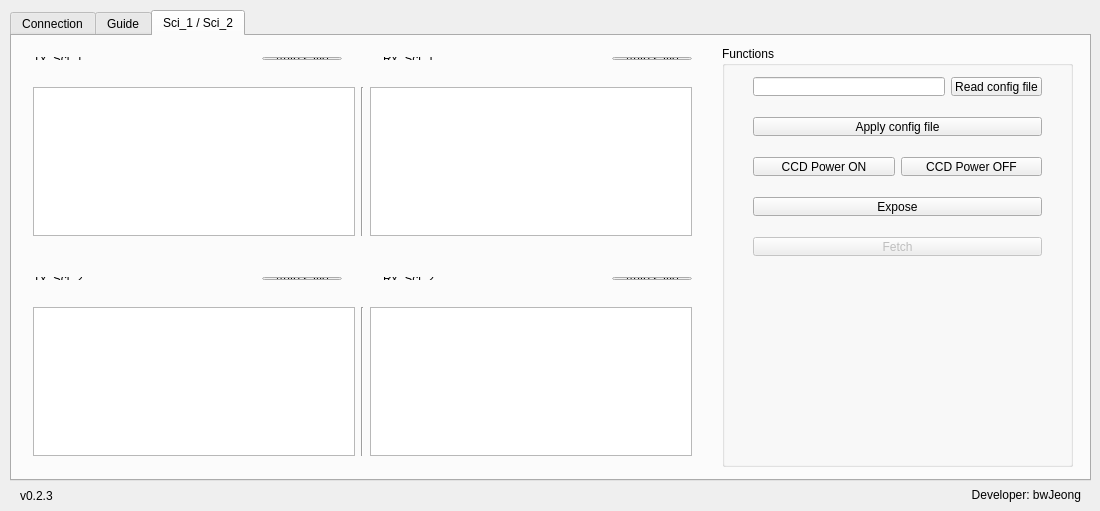
<?xml version="1.0" encoding="UTF-8"?>
<ui version="4.0">
 <class>MainWindow</class>
 <widget class="QMainWindow" name="MainWindow">
  <property name="geometry">
   <rect>
    <x>0</x>
    <y>0</y>
    <width>1100</width>
    <height>511</height>
   </rect>
  </property>
  <property name="windowTitle">
   <string>Archon Control Driver</string>
  </property>
  <widget class="QWidget" name="centralWidget">
   <widget class="QTabWidget" name="tabWidget">
    <property name="enabled">
     <bool>true</bool>
    </property>
    <property name="geometry">
     <rect>
      <x>10</x>
      <y>10</y>
      <width>1081</width>
      <height>471</height>
     </rect>
    </property>
    <property name="tabPosition">
     <enum>QTabWidget::North</enum>
    </property>
    <property name="tabShape">
     <enum>QTabWidget::Rounded</enum>
    </property>
    <property name="currentIndex">
     <number>2</number>
    </property>
    <property name="elideMode">
     <enum>Qt::ElideNone</enum>
    </property>
    <property name="documentMode">
     <bool>false</bool>
    </property>
    <property name="tabsClosable">
     <bool>false</bool>
    </property>
    <property name="movable">
     <bool>false</bool>
    </property>
    <widget class="QWidget" name="tabConnection">
     <attribute name="title">
      <string>Connection</string>
     </attribute>
     <widget class="QGroupBox" name="groupBox">
      <property name="geometry">
       <rect>
        <x>20</x>
        <y>20</y>
        <width>511</width>
        <height>71</height>
       </rect>
      </property>
      <property name="font">
       <font>
        <weight>50</weight>
        <bold>false</bold>
       </font>
      </property>
      <property name="styleSheet">
       <string notr="true"/>
      </property>
      <property name="title">
       <string>Guide</string>
      </property>
      <property name="flat">
       <bool>false</bool>
      </property>
      <property name="checkable">
       <bool>false</bool>
      </property>
      <layout class="QGridLayout" name="gridLayout_2">
       <item row="0" column="0">
        <layout class="QHBoxLayout" name="horizontalLayout">
         <item>
          <widget class="QLabel" name="label_4">
           <property name="text">
            <string>IP Addr:</string>
           </property>
          </widget>
         </item>
         <item>
          <widget class="QLineEdit" name="leIpAddr_1">
           <property name="inputMask">
            <string/>
           </property>
           <property name="text">
            <string>10.0.0.2</string>
           </property>
          </widget>
         </item>
         <item>
          <spacer name="horizontalSpacer">
           <property name="orientation">
            <enum>Qt::Horizontal</enum>
           </property>
           <property name="sizeHint" stdset="0">
            <size>
             <width>40</width>
             <height>20</height>
            </size>
           </property>
          </spacer>
         </item>
         <item>
          <widget class="QLabel" name="label_7">
           <property name="text">
            <string>Port number:</string>
           </property>
          </widget>
         </item>
         <item>
          <widget class="QLineEdit" name="lePortNumber_1">
           <property name="text">
            <string>4242</string>
           </property>
          </widget>
         </item>
         <item>
          <spacer name="horizontalSpacer_2">
           <property name="orientation">
            <enum>Qt::Horizontal</enum>
           </property>
           <property name="sizeHint" stdset="0">
            <size>
             <width>40</width>
             <height>20</height>
            </size>
           </property>
          </spacer>
         </item>
         <item>
          <widget class="QPushButton" name="btnTgConnection_1">
           <property name="text">
            <string>Connect</string>
           </property>
           <property name="checkable">
            <bool>true</bool>
           </property>
          </widget>
         </item>
        </layout>
       </item>
      </layout>
     </widget>
     <widget class="QGroupBox" name="groupBox_2">
      <property name="geometry">
       <rect>
        <x>20</x>
        <y>110</y>
        <width>511</width>
        <height>111</height>
       </rect>
      </property>
      <property name="title">
       <string>Sci_1 / Sci_2</string>
      </property>
      <property name="flat">
       <bool>false</bool>
      </property>
      <layout class="QGridLayout" name="gridLayout_3">
       <item row="0" column="0">
        <layout class="QGridLayout" name="gridLayout">
         <item row="0" column="1">
          <widget class="QLineEdit" name="leIpAddr_2">
           <property name="inputMask">
            <string/>
           </property>
           <property name="text">
            <string>10.0.0.12</string>
           </property>
          </widget>
         </item>
         <item row="1" column="3">
          <widget class="QLabel" name="label_9">
           <property name="text">
            <string>Port number:</string>
           </property>
          </widget>
         </item>
         <item row="1" column="5">
          <spacer name="horizontalSpacer_6">
           <property name="orientation">
            <enum>Qt::Horizontal</enum>
           </property>
           <property name="sizeHint" stdset="0">
            <size>
             <width>40</width>
             <height>20</height>
            </size>
           </property>
          </spacer>
         </item>
         <item row="1" column="1">
          <widget class="QLineEdit" name="leIpAddr_3">
           <property name="inputMask">
            <string/>
           </property>
           <property name="text">
            <string>10.0.0.13</string>
           </property>
          </widget>
         </item>
         <item row="0" column="4">
          <widget class="QLineEdit" name="lePortNumber_2">
           <property name="text">
            <string>4242</string>
           </property>
          </widget>
         </item>
         <item row="0" column="2">
          <spacer name="horizontalSpacer_3">
           <property name="orientation">
            <enum>Qt::Horizontal</enum>
           </property>
           <property name="sizeHint" stdset="0">
            <size>
             <width>40</width>
             <height>20</height>
            </size>
           </property>
          </spacer>
         </item>
         <item row="0" column="3">
          <widget class="QLabel" name="label_8">
           <property name="text">
            <string>Port number:</string>
           </property>
          </widget>
         </item>
         <item row="0" column="6" rowspan="2">
          <widget class="QPushButton" name="btnTgConnection_2">
           <property name="text">
            <string>Connect</string>
           </property>
           <property name="checkable">
            <bool>true</bool>
           </property>
          </widget>
         </item>
         <item row="0" column="0">
          <widget class="QLabel" name="label_5">
           <property name="text">
            <string>IP Addr:</string>
           </property>
          </widget>
         </item>
         <item row="0" column="5">
          <spacer name="horizontalSpacer_4">
           <property name="orientation">
            <enum>Qt::Horizontal</enum>
           </property>
           <property name="sizeHint" stdset="0">
            <size>
             <width>40</width>
             <height>20</height>
            </size>
           </property>
          </spacer>
         </item>
         <item row="1" column="0">
          <widget class="QLabel" name="label_6">
           <property name="text">
            <string>IP Addr:</string>
           </property>
          </widget>
         </item>
         <item row="1" column="2">
          <spacer name="horizontalSpacer_5">
           <property name="orientation">
            <enum>Qt::Horizontal</enum>
           </property>
           <property name="sizeHint" stdset="0">
            <size>
             <width>40</width>
             <height>20</height>
            </size>
           </property>
          </spacer>
         </item>
         <item row="1" column="4">
          <widget class="QLineEdit" name="lePortNumber_3">
           <property name="text">
            <string>4242</string>
           </property>
          </widget>
         </item>
        </layout>
       </item>
      </layout>
     </widget>
    </widget>
    <widget class="QWidget" name="tabArchonController1">
     <attribute name="title">
      <string>Guide</string>
     </attribute>
     <widget class="QWidget" name="horizontalLayoutWidget_2">
      <property name="geometry">
       <rect>
        <x>10</x>
        <y>40</y>
        <width>681</width>
        <height>391</height>
       </rect>
      </property>
      <layout class="QHBoxLayout" name="horizontalLayout_4">
       <item>
        <widget class="QListWidget" name="lwTx_1"/>
       </item>
       <item>
        <widget class="Line" name="line">
         <property name="orientation">
          <enum>Qt::Vertical</enum>
         </property>
        </widget>
       </item>
       <item>
        <widget class="QListWidget" name="lwRx_1"/>
       </item>
      </layout>
     </widget>
     <widget class="QGroupBox" name="groupBox_4">
      <property name="geometry">
       <rect>
        <x>710</x>
        <y>10</y>
        <width>351</width>
        <height>421</height>
       </rect>
      </property>
      <property name="title">
       <string>Functions</string>
      </property>
      <widget class="QWidget" name="horizontalLayoutWidget_3">
       <property name="geometry">
        <rect>
         <x>20</x>
         <y>20</y>
         <width>311</width>
         <height>41</height>
        </rect>
       </property>
       <layout class="QHBoxLayout" name="horizontalLayout_5">
        <item>
         <widget class="QLineEdit" name="leConfigFilePath_1">
          <property name="readOnly">
           <bool>true</bool>
          </property>
         </widget>
        </item>
        <item>
         <widget class="QPushButton" name="btnReadConfig_1">
          <property name="text">
           <string>Read config file</string>
          </property>
         </widget>
        </item>
       </layout>
      </widget>
      <widget class="QWidget" name="horizontalLayoutWidget_4">
       <property name="geometry">
        <rect>
         <x>20</x>
         <y>60</y>
         <width>311</width>
         <height>41</height>
        </rect>
       </property>
       <layout class="QHBoxLayout" name="horizontalLayout_6">
        <item>
         <widget class="QPushButton" name="btnApplyConfig_1">
          <property name="text">
           <string>Apply config file</string>
          </property>
         </widget>
        </item>
       </layout>
      </widget>
      <widget class="QWidget" name="horizontalLayoutWidget_5">
       <property name="geometry">
        <rect>
         <x>20</x>
         <y>140</y>
         <width>311</width>
         <height>41</height>
        </rect>
       </property>
       <layout class="QHBoxLayout" name="horizontalLayout_7">
        <item>
         <widget class="QPushButton" name="btnExpose_1">
          <property name="text">
           <string>Expose</string>
          </property>
         </widget>
        </item>
       </layout>
      </widget>
      <widget class="QWidget" name="horizontalLayoutWidget_6">
       <property name="geometry">
        <rect>
         <x>20</x>
         <y>180</y>
         <width>311</width>
         <height>41</height>
        </rect>
       </property>
       <layout class="QHBoxLayout" name="horizontalLayout_8">
        <item>
         <widget class="QPushButton" name="btnFetch_1">
          <property name="enabled">
           <bool>false</bool>
          </property>
          <property name="text">
           <string>Fetch</string>
          </property>
         </widget>
        </item>
       </layout>
      </widget>
      <widget class="QWidget" name="horizontalLayoutWidget_8">
       <property name="geometry">
        <rect>
         <x>20</x>
         <y>100</y>
         <width>311</width>
         <height>41</height>
        </rect>
       </property>
       <layout class="QHBoxLayout" name="horizontalLayout_10">
        <item>
         <widget class="QPushButton" name="btnCcdPwrOn_1">
          <property name="text">
           <string>CCD Power ON</string>
          </property>
         </widget>
        </item>
        <item>
         <widget class="QPushButton" name="btnCcdPwrOff_1">
          <property name="text">
           <string>CCD Power OFF</string>
          </property>
         </widget>
        </item>
       </layout>
      </widget>
     </widget>
     <widget class="QWidget" name="horizontalLayoutWidget">
      <property name="geometry">
       <rect>
        <x>10</x>
        <y>10</y>
        <width>331</width>
        <height>25</height>
       </rect>
      </property>
      <layout class="QHBoxLayout" name="horizontalLayout_19">
       <item>
        <widget class="QLabel" name="label">
         <property name="font">
          <font>
           <weight>50</weight>
           <bold>false</bold>
          </font>
         </property>
         <property name="text">
          <string>Tx. Guide</string>
         </property>
        </widget>
       </item>
       <item>
        <spacer name="horizontalSpacer_7">
         <property name="orientation">
          <enum>Qt::Horizontal</enum>
         </property>
         <property name="sizeHint" stdset="0">
          <size>
           <width>40</width>
           <height>20</height>
          </size>
         </property>
        </spacer>
       </item>
       <item>
        <widget class="QPushButton" name="btnTgTxLogAutoSave_1">
         <property name="text">
          <string>Auto save</string>
         </property>
         <property name="checkable">
          <bool>true</bool>
         </property>
        </widget>
       </item>
      </layout>
     </widget>
     <widget class="QWidget" name="horizontalLayoutWidget_17">
      <property name="geometry">
       <rect>
        <x>360</x>
        <y>10</y>
        <width>331</width>
        <height>25</height>
       </rect>
      </property>
      <layout class="QHBoxLayout" name="horizontalLayout_20">
       <item>
        <widget class="QLabel" name="label_20">
         <property name="enabled">
          <bool>true</bool>
         </property>
         <property name="font">
          <font>
           <weight>50</weight>
           <bold>false</bold>
          </font>
         </property>
         <property name="text">
          <string>Rx. Guide</string>
         </property>
        </widget>
       </item>
       <item>
        <spacer name="horizontalSpacer_8">
         <property name="orientation">
          <enum>Qt::Horizontal</enum>
         </property>
         <property name="sizeHint" stdset="0">
          <size>
           <width>40</width>
           <height>20</height>
          </size>
         </property>
        </spacer>
       </item>
       <item>
        <widget class="QPushButton" name="btnTgRxLogAutoSave_1">
         <property name="text">
          <string>Auto save</string>
         </property>
         <property name="checkable">
          <bool>true</bool>
         </property>
        </widget>
       </item>
      </layout>
     </widget>
    </widget>
    <widget class="QWidget" name="tabArchonController2">
     <attribute name="title">
      <string>Sci_1 / Sci_2</string>
     </attribute>
     <widget class="QGroupBox" name="groupBox_5">
      <property name="geometry">
       <rect>
        <x>710</x>
        <y>10</y>
        <width>351</width>
        <height>421</height>
       </rect>
      </property>
      <property name="font">
       <font>
        <weight>50</weight>
        <bold>false</bold>
       </font>
      </property>
      <property name="title">
       <string>Functions</string>
      </property>
      <widget class="QWidget" name="horizontalLayoutWidget_7">
       <property name="geometry">
        <rect>
         <x>20</x>
         <y>20</y>
         <width>311</width>
         <height>41</height>
        </rect>
       </property>
       <layout class="QHBoxLayout" name="horizontalLayout_9">
        <item>
         <widget class="QLineEdit" name="leConfigFilePath_2">
          <property name="readOnly">
           <bool>true</bool>
          </property>
         </widget>
        </item>
        <item>
         <widget class="QPushButton" name="btnReadConfig_2">
          <property name="text">
           <string>Read config file</string>
          </property>
         </widget>
        </item>
       </layout>
      </widget>
      <widget class="QWidget" name="horizontalLayoutWidget_9">
       <property name="geometry">
        <rect>
         <x>20</x>
         <y>60</y>
         <width>311</width>
         <height>41</height>
        </rect>
       </property>
       <layout class="QHBoxLayout" name="horizontalLayout_11">
        <item>
         <widget class="QPushButton" name="btnApplyConfig_2">
          <property name="text">
           <string>Apply config file</string>
          </property>
         </widget>
        </item>
       </layout>
      </widget>
      <widget class="QWidget" name="horizontalLayoutWidget_10">
       <property name="geometry">
        <rect>
         <x>20</x>
         <y>180</y>
         <width>311</width>
         <height>41</height>
        </rect>
       </property>
       <layout class="QHBoxLayout" name="horizontalLayout_12">
        <item>
         <widget class="QPushButton" name="btnFetch_2">
          <property name="enabled">
           <bool>false</bool>
          </property>
          <property name="text">
           <string>Fetch</string>
          </property>
         </widget>
        </item>
       </layout>
      </widget>
      <widget class="QWidget" name="horizontalLayoutWidget_13">
       <property name="geometry">
        <rect>
         <x>20</x>
         <y>140</y>
         <width>311</width>
         <height>41</height>
        </rect>
       </property>
       <layout class="QHBoxLayout" name="horizontalLayout_15">
        <item>
         <widget class="QPushButton" name="btnExpose_2">
          <property name="text">
           <string>Expose</string>
          </property>
         </widget>
        </item>
       </layout>
      </widget>
      <widget class="QWidget" name="horizontalLayoutWidget_14">
       <property name="geometry">
        <rect>
         <x>20</x>
         <y>100</y>
         <width>311</width>
         <height>41</height>
        </rect>
       </property>
       <layout class="QHBoxLayout" name="horizontalLayout_16">
        <item>
         <widget class="QPushButton" name="btnCcdPwrOn_2">
          <property name="text">
           <string>CCD Power ON</string>
          </property>
         </widget>
        </item>
        <item>
         <widget class="QPushButton" name="btnCcdPwrOff_2">
          <property name="text">
           <string>CCD Power OFF</string>
          </property>
         </widget>
        </item>
       </layout>
      </widget>
     </widget>
     <widget class="QWidget" name="horizontalLayoutWidget_11">
      <property name="geometry">
       <rect>
        <x>10</x>
        <y>40</y>
        <width>681</width>
        <height>171</height>
       </rect>
      </property>
      <layout class="QHBoxLayout" name="horizontalLayout_13">
       <item>
        <widget class="QListWidget" name="lwTx_2"/>
       </item>
       <item>
        <widget class="Line" name="line_2">
         <property name="orientation">
          <enum>Qt::Vertical</enum>
         </property>
        </widget>
       </item>
       <item>
        <widget class="QListWidget" name="lwRx_2"/>
       </item>
      </layout>
     </widget>
     <widget class="QWidget" name="horizontalLayoutWidget_18">
      <property name="geometry">
       <rect>
        <x>360</x>
        <y>10</y>
        <width>331</width>
        <height>25</height>
       </rect>
      </property>
      <layout class="QHBoxLayout" name="horizontalLayout_21">
       <item>
        <widget class="QLabel" name="label_21">
         <property name="enabled">
          <bool>true</bool>
         </property>
         <property name="font">
          <font>
           <weight>50</weight>
           <bold>false</bold>
          </font>
         </property>
         <property name="text">
          <string>Rx. Sci_1</string>
         </property>
        </widget>
       </item>
       <item>
        <spacer name="horizontalSpacer_9">
         <property name="orientation">
          <enum>Qt::Horizontal</enum>
         </property>
         <property name="sizeHint" stdset="0">
          <size>
           <width>40</width>
           <height>20</height>
          </size>
         </property>
        </spacer>
       </item>
       <item>
        <widget class="QPushButton" name="btnTgRxLogAutoSave_2">
         <property name="text">
          <string>Auto save</string>
         </property>
         <property name="checkable">
          <bool>true</bool>
         </property>
        </widget>
       </item>
      </layout>
     </widget>
     <widget class="QWidget" name="horizontalLayoutWidget_19">
      <property name="geometry">
       <rect>
        <x>10</x>
        <y>10</y>
        <width>331</width>
        <height>25</height>
       </rect>
      </property>
      <layout class="QHBoxLayout" name="horizontalLayout_22">
       <item>
        <widget class="QLabel" name="label_2">
         <property name="enabled">
          <bool>true</bool>
         </property>
         <property name="font">
          <font>
           <weight>50</weight>
           <bold>false</bold>
          </font>
         </property>
         <property name="text">
          <string>Tx. Sci_1</string>
         </property>
        </widget>
       </item>
       <item>
        <spacer name="horizontalSpacer_10">
         <property name="orientation">
          <enum>Qt::Horizontal</enum>
         </property>
         <property name="sizeHint" stdset="0">
          <size>
           <width>40</width>
           <height>20</height>
          </size>
         </property>
        </spacer>
       </item>
       <item>
        <widget class="QPushButton" name="btnTgTxLogAutoSave_2">
         <property name="text">
          <string>Auto save</string>
         </property>
         <property name="checkable">
          <bool>true</bool>
         </property>
        </widget>
       </item>
      </layout>
     </widget>
     <widget class="QWidget" name="horizontalLayoutWidget_12">
      <property name="geometry">
       <rect>
        <x>10</x>
        <y>260</y>
        <width>681</width>
        <height>171</height>
       </rect>
      </property>
      <layout class="QHBoxLayout" name="horizontalLayout_14">
       <item>
        <widget class="QListWidget" name="lwTx_3"/>
       </item>
       <item>
        <widget class="Line" name="line_3">
         <property name="orientation">
          <enum>Qt::Vertical</enum>
         </property>
        </widget>
       </item>
       <item>
        <widget class="QListWidget" name="lwRx_3"/>
       </item>
      </layout>
     </widget>
     <widget class="QWidget" name="horizontalLayoutWidget_20">
      <property name="geometry">
       <rect>
        <x>360</x>
        <y>230</y>
        <width>331</width>
        <height>25</height>
       </rect>
      </property>
      <layout class="QHBoxLayout" name="horizontalLayout_23">
       <item>
        <widget class="QLabel" name="label_22">
         <property name="font">
          <font>
           <weight>50</weight>
           <bold>false</bold>
          </font>
         </property>
         <property name="text">
          <string>Rx. Sci_2</string>
         </property>
        </widget>
       </item>
       <item>
        <spacer name="horizontalSpacer_11">
         <property name="orientation">
          <enum>Qt::Horizontal</enum>
         </property>
         <property name="sizeHint" stdset="0">
          <size>
           <width>40</width>
           <height>20</height>
          </size>
         </property>
        </spacer>
       </item>
       <item>
        <widget class="QPushButton" name="btnTgRxLogAutoSave_3">
         <property name="text">
          <string>Auto save</string>
         </property>
         <property name="checkable">
          <bool>true</bool>
         </property>
        </widget>
       </item>
      </layout>
     </widget>
     <widget class="QWidget" name="horizontalLayoutWidget_21">
      <property name="geometry">
       <rect>
        <x>10</x>
        <y>230</y>
        <width>331</width>
        <height>25</height>
       </rect>
      </property>
      <layout class="QHBoxLayout" name="horizontalLayout_24">
       <item>
        <widget class="QLabel" name="label_3">
         <property name="font">
          <font>
           <weight>50</weight>
           <bold>false</bold>
          </font>
         </property>
         <property name="text">
          <string>Tx. Sci_2</string>
         </property>
        </widget>
       </item>
       <item>
        <spacer name="horizontalSpacer_12">
         <property name="orientation">
          <enum>Qt::Horizontal</enum>
         </property>
         <property name="sizeHint" stdset="0">
          <size>
           <width>40</width>
           <height>20</height>
          </size>
         </property>
        </spacer>
       </item>
       <item>
        <widget class="QPushButton" name="btnTgTxLogAutoSave_3">
         <property name="text">
          <string>Auto save</string>
         </property>
         <property name="checkable">
          <bool>true</bool>
         </property>
        </widget>
       </item>
      </layout>
     </widget>
    </widget>
   </widget>
   <widget class="QLabel" name="label_10">
    <property name="geometry">
     <rect>
      <x>940</x>
      <y>479</y>
      <width>141</width>
      <height>31</height>
     </rect>
    </property>
    <property name="text">
     <string>Developer: bwJeong</string>
    </property>
    <property name="alignment">
     <set>Qt::AlignRight|Qt::AlignTrailing|Qt::AlignVCenter</set>
    </property>
   </widget>
   <widget class="QLabel" name="label_11">
    <property name="geometry">
     <rect>
      <x>20</x>
      <y>480</y>
      <width>41</width>
      <height>31</height>
     </rect>
    </property>
    <property name="text">
     <string>v0.2.3</string>
    </property>
    <property name="alignment">
     <set>Qt::AlignLeading|Qt::AlignLeft|Qt::AlignVCenter</set>
    </property>
   </widget>
  </widget>
 </widget>
 <layoutdefault spacing="6" margin="11"/>
 <resources/>
 <connections/>
</ui>
